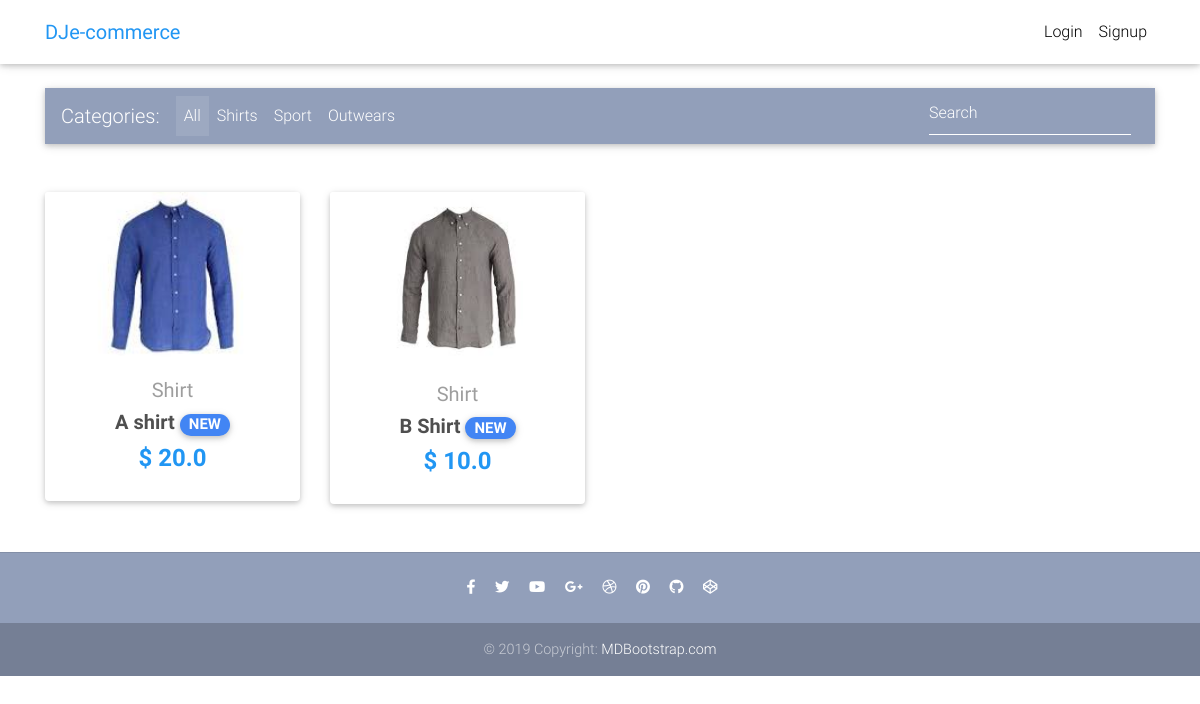
The page / on the database its author committed.
### core/models.py (models this page shows, shortened)
class Item(models.Model):
    title = models.CharField(max_length=100)
    price = models.FloatField()
    discount_price = models.FloatField(blank=True, null=True)
    category = models.CharField(choices=CATEGORY_CHOICES, max_length=2)
    label = models.CharField(choices=LABEL_CHOICES, max_length=1)
    slug = models.SlugField()
    description = models.TextField()
    image = models.ImageField()
    def get_absolute_url(self):
        return reverse("core:product", kwargs={
            'slug': self.slug
        })

### core/views.py (the view)
# urls.py: path('', HomeView.as_view(), name='home'),
class HomeView(ListView):
    model = Item
    paginate_by = 10
    template_name = "home.html"

### templates/home.html (shortened to what this page needs)
{% extends "base.html" %}
{% block content %}
  <main>
    <div class="container">
      <nav class="navbar navbar-expand-lg navbar-dark mdb-color lighten-3 mt-3 mb-5">
        <span class="navbar-brand">Categories:</span>
        <div class="collapse navbar-collapse" id="basicExampleNav">
          <ul class="navbar-nav mr-auto">
            <li class="nav-item active">
              <a class="nav-link" href="#">All
              </a>
            </li>
            <li class="nav-item">
              <a class="nav-link" href="#">Shirts</a>
            </li>
            <li class="nav-item">
              <a class="nav-link" href="#">Sport</a>
            </li>
            <li class="nav-item">
              <a class="nav-link" href="#">Outwears</a>
            </li>
          </ul>
          <form class="form-inline">
            <div class="md-form my-0">
              <input class="form-control mr-sm-2" type="text" placeholder="Search" aria-label="Search">
            </div>
          </form>
        </div>
      </nav>
      <section class="text-center mb-4">
        <div class="row wow fadeIn">
          {% for item in object_list %}
          <div class="col-lg-3 col-md-6 mb-4">
            <div class="card">
              <div class="view overlay">
                <img src="{{ item.image.url }}" class="card-img-top">
              </div>
              <div class="card-body text-center">
                <a href="" class="grey-text">
                  <h5>{{ item.get_category_display }}</h5>
                </a>
                <h5>
                  <strong>
                    <a href="{{ item.get_absolute_url }}" class="dark-grey-text">{{ item.title }}
                      <span class="badge badge-pill {{ item.get_label_display }}-color">NEW</span>
                    </a>
                  </strong>
                </h5>
                <h4 class="font-weight-bold blue-text">
                  <strong>$
                  {% if item.discount_price %}
                  {{ item.discount_price }}
                  {% else %}
                  {{ item.price }}
                  {% endif %}
                  </strong>
                </h4>
              </div>
            </div>
          </div>
          {% endfor %}
        </div>
      </section>
    </div>
  </main>
{% endblock content %}

### templates/base.html (shortened to what this page needs)
{% load static %}
<!DOCTYPE html>
<html lang="en">
<head>
  <link rel="stylesheet" href="https://use.fontawesome.com/releases/v5.8.1/css/all.css">
  <link href="{% static 'css/bootstrap.min.css' %}" rel="stylesheet">
  <link href="{% static 'css/mdb.min.css' %}" rel="stylesheet">
  <link href="{% static 'css/style.min.css' %}" rel="stylesheet">
</head>
{% include "navbar.html" %}
<body>
    <div class="mt-5 pt-4">
    </div>
    {% block content %}
    {% endblock content %}
    {% include "footer.html" %}
</body>
</html>

### templates/navbar.html (shortened to what this page needs)
{% load cart_template_tags %}
<nav class="navbar fixed-top navbar-expand-lg navbar-light white scrolling-navbar">
    <div class="container">
      <a class="navbar-brand waves-effect" href="/">
        <strong class="blue-text">DJe-commerce</strong>
      </a>
      <div class="collapse navbar-collapse" id="navbarSupportedContent">
        <ul class="navbar-nav nav-flex-icons">
          {% if request.user.is_authenticated %}
          <li class="nav-item">
            <a href="{% url 'core:order-summary' %}" class="nav-link waves-effect">
              <span class="badge red z-depth-1 mr-1"> {{ request.user|cart_item_count }} </span>
              <i class="fas fa-shopping-cart"></i>
              <span class="clearfix d-none d-sm-inline-block"> Cart </span>
            </a>
          </li>
          <li class="nav-item">
            <a class="nav-link waves-effect" href="{% url 'account_logout' %}">
              <span class="clearfix d-none d-sm-inline-block"> Logout </span>
            </a>
          </li>
          {% else %}
          <li class="nav-item">
            <a class="nav-link waves-effect" href="{% url 'account_login' %}">
              <span class="clearfix d-none d-sm-inline-block"> Login </span>
            </a>
          </li>
          <li class="nav-item">
            <a class="nav-link waves-effect" href="{% url 'account_signup' %}">
              <span class="clearfix d-none d-sm-inline-block"> Signup </span>
            </a>
          </li>
          {% endif %}
        </ul>
      </div>
    </div>
  </nav>

### templates/footer.html
<footer class="page-footer text-center font-small mt-4 wow fadeIn">
    <hr class="my-4">
    <div class="pb-4">
      <a href="https://www.facebook.com/mdbootstrap" target="_blank">
        <i class="fab fa-facebook-f mr-3"></i>
      </a>
      <a href="https://twitter.com/MDBootstrap" target="_blank">
        <i class="fab fa-twitter mr-3"></i>
      </a>
      <a href="https://www.youtube.com/watch?v=7MUISDJ5ZZ4" target="_blank">
        <i class="fab fa-youtube mr-3"></i>
      </a>
      <a href="https://plus.google.com/u/0/b/107863090883699620484" target="_blank">
        <i class="fab fa-google-plus-g mr-3"></i>
      </a>
      <a href="https://dribbble.com/mdbootstrap" target="_blank">
        <i class="fab fa-dribbble mr-3"></i>
      </a>
      <a href="https://pinterest.com/mdbootstrap" target="_blank">
        <i class="fab fa-pinterest mr-3"></i>
      </a>
      <a href="https://github.com/mdbootstrap/bootstrap-material-design" target="_blank">
        <i class="fab fa-github mr-3"></i>
      </a>
      <a href="http://codepen.io/mdbootstrap/" target="_blank">
        <i class="fab fa-codepen mr-3"></i>
      </a>
    </div>
    <div class="footer-copyright py-3">
      © 2019 Copyright:
      <a href="https://mdbootstrap.com/education/bootstrap/" target="_blank"> MDBootstrap.com </a>
    </div>
  </footer>

### templates/scripts.html (shortened to what this page needs)
{% load static %}

### templates/base.html (style rules this page uses)
html, body, header, .carousel { height: 60vh; }

### rows shown on the page
Item: image (picture), category "Shirt", title "A shirt", discount_price "20.0"
Item: image (picture), category "Shirt", title "B Shirt", discount_price "10.0"
